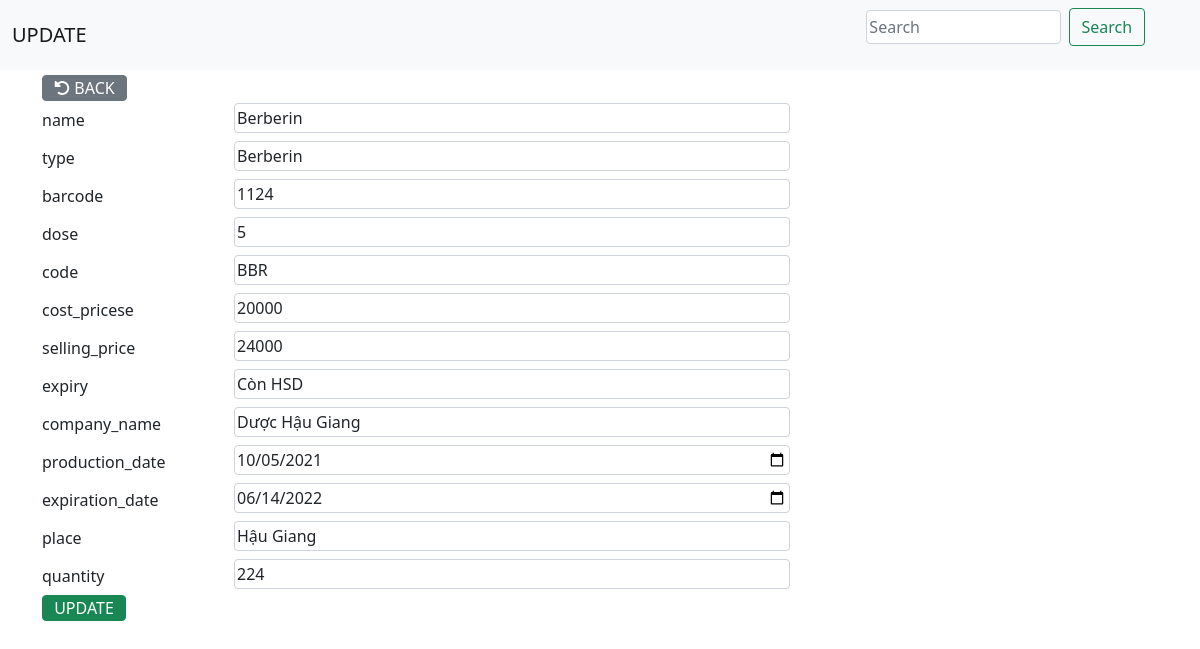
Page /src/updDrugs.php?id=6 on the committed database.
### tables this page shows
CREATE TABLE `tb_drugs` (
  `id` int(10) UNSIGNED NOT NULL,
  `name` varchar(255) NOT NULL,
  `type` varchar(255) NOT NULL,
  `barcode` varchar(255) NOT NULL,
  `dose` varchar(255) NOT NULL,
  `code` varchar(255) NOT NULL,
  `cost_price` float NOT NULL,
  `selling_price` float NOT NULL,
  `expiry` varchar(255) NOT NULL,
  `company_name` varchar(255) NOT NULL,
  `production_date` date NOT NULL,
  `expiration_date` date NOT NULL,
  `place` varchar(255) NOT NULL,
  `quantity` int(11) NOT NULL
);

### src/updDrugs.php (the view, shortened to what this page needs)
<?php include('./config.php') ?>
<link href="https://cdn.jsdelivr.net/npm/bootstrap@5.0.2/dist/css/bootstrap.min.css" rel="stylesheet">
<link rel="stylesheet" href="https://cdnjs.cloudflare.com/ajax/libs/font-awesome/6.0.0-beta2/css/all.min.css" />
<nav class="navbar navbar-light bg-light">
    <div class="container-fluid">
        <a class="navbar-brand">UPDATE</a>
        <form class="d-flex">
            <input class="form-control me-2" type="search" placeholder="Search" aria-label="Search">
            <button class="btn btn-outline-success" type="submit">Search</button>
        </form>
    </div>
</nav>
<div class="container">
    <a href="./index.php"><button type="button" class="btn btn-secondary"><i class="fas fa-undo-alt"></i> BACK</button></a>
    <?php
    if (isset($_GET['id'])) {
        $id = $_GET['id'];
        $sql = "SELECT * FROM tb_drugs WHERE id = '$id'";
        $res = mysqli_query($conn, $sql);
        $row = mysqli_fetch_assoc($res);
        $name = $row['name'];
        $barcode = $row['barcode'];
        $dose = $row['dose'];
        $code = $row['code'];
        $cost_price = $row['cost_price'];
        $selling_price = $row['selling_price'];
        $expiry = $row['expiry'];
        $company_name = $row['company_name'];
        $production_date = $row['production_date'];
        $expiration_date = $row['expiration_date'];
        $place = $row['place'];
        $quantity = $row['quantity'];
    }
    ?>
    <form action="" method="POST" enctype="multipart/form-data">
        <div class="form-group row">
            <label for="empMobile" class="col-sm-2 col-form-label">name</label>
            <div class="col-sm-10">
                <input type="text" class="form-control" id="name" name="name" value="<?php echo $name; ?>">
            </div>
            <label for="empMobile" class="col-sm-2 col-form-label">type</label>
            <div class="col-sm-10">
                <input type="text" class="form-control" id="type" name="type" value="<?php echo $name; ?>">
            </div>
            <label for="empMobile" class="col-sm-2 col-form-label">barcode</label>
            <div class="col-sm-10">
                <input type="text" class="form-control" id="barcode" name="barcode" value="<?php echo $barcode; ?>">
            </div>
            <label for="empMobile" class="col-sm-2 col-form-label">dose</label>
            <div class="col-sm-10">
                <input type="text" class="form-control" id="dose" name="dose" value="<?php echo $dose; ?>">
            </div>
            <label for="empMobile" class="col-sm-2 col-form-label">code</label>
            <div class="col-sm-10">
                <input type="text" class="form-control" id="code" name="code" value="<?php echo $code; ?>">
            </div>
            <label for="empMobile" class="col-sm-2 col-form-label">cost_pricese</label>
            <div class="col-sm-10">
                <input type="text" class="form-control" id="cost_price" name="cost_price" value="<?php echo $cost_price; ?>">
            </div>
            <label for="empMobile" class="col-sm-2 col-form-label">selling_price</label>
            <div class="col-sm-10">
                <input type="text" class="form-control" id="selling_price" name="selling_price" value="<?php echo $selling_price; ?>">
            </div>
            <label for="empMobile" class="col-sm-2 col-form-label">expiry</label>
            <div class="col-sm-10">
                <input type="text" class="form-control" id="expiry" name="expiry" value="<?php echo $expiry; ?>">
            </div>
            <label for="empMobile" class="col-sm-2 col-form-label">company_name</label>
            <div class="col-sm-10">
                <input type="text" class="form-control" id="company_name" name="company_name" value="<?php echo $company_name; ?>">
            </div>
            <label for="empMobile" class="col-sm-2 col-form-label">production_date</label>
            <div class="col-sm-10">
                <input type="date" class="form-control" id="production_date" name="production_date" value="<?php echo $production_date; ?>">
            </div>
            <label for="empMobile" class="col-sm-2 col-form-label">expiration_date</label>
            <div class="col-sm-10">
                <input type="date" class="form-control" id="expiration_date" name="expiration_date" value="<?php echo $expiration_date; ?>">
            </div>
            <label for="empMobile" class="col-sm-2 col-form-label">place</label>
            <div class="col-sm-10">
                <input type="text" class="form-control" id="place" name="place" value="<?php echo $place; ?>">
            </div>
            <label for="empMobile" class="col-sm-2 col-form-label">quantity</label>
            <div class="col-sm-10">
                <input type="text" class="form-control" id="quantity" name="quantity" value="<?php echo $quantity; ?>">
            </div>
        </div>
        <button type="submit" name="submit" class="btn btn-success">UPDATE</button>
    </form>
</div>

### src/updDrugs.php (style rules this page uses)
.form-control { width: 60%; margin: 2px; padding: 2px; }
.btn-secondary, .btn-success { padding: 0 1%; }
.container { margin-top: 5px; }

### rows in the picture
tb_drugs: name "Berberin", type "Berberin", barcode "1124", dose "5", code "BBR", cost_price "20000", selling_price "24000", expiry "Còn HSD", company_name "Dược Hậu Giang", production_date "10/05/2021", expiration_date "06/14/2022", place "Hậu Giang", quantity "224"
